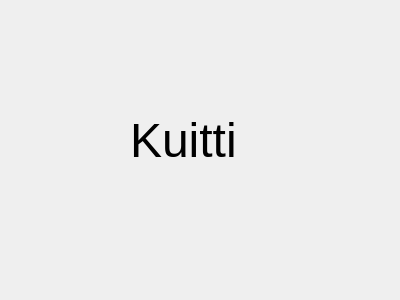
<?xml version="1.0" encoding="UTF-8"?>
<ui version="4.0">
 <class>Kuitti</class>
 <widget class="QWidget" name="Kuitti">
  <property name="geometry">
   <rect>
    <x>0</x>
    <y>0</y>
    <width>400</width>
    <height>300</height>
   </rect>
  </property>
  <property name="windowTitle">
   <string>Form</string>
  </property>
  <widget class="QLabel" name="label">
   <property name="geometry">
    <rect>
     <x>130</x>
     <y>90</y>
     <width>211</width>
     <height>101</height>
    </rect>
   </property>
   <property name="font">
    <font>
     <pointsize>36</pointsize>
    </font>
   </property>
   <property name="text">
    <string>Kuitti</string>
   </property>
  </widget>
 </widget>
 <resources/>
 <connections/>
</ui>
